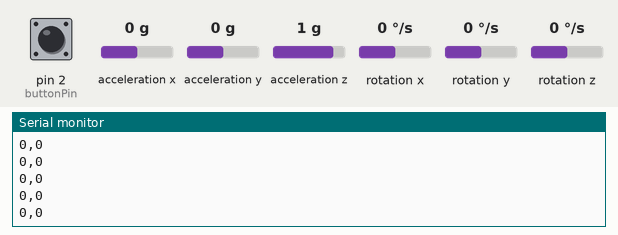
Simulated run of this sketch. Board: Arduino Uno, built with avr-gcc and run on an emulated ATmega328P. Shown: the last lines printed to the serial monitor. Inputs (shaded band) come from the test bench; at power-on: rotation z 0 °/s, pin 2 (buttonPin) HIGH, acceleration x 0 g, acceleration y 0 g, acceleration z 1 g, rotation x 0 °/s, rotation y 0 °/s.

Above: at 4.2 s.
4.3 s: rotation z set to -192 °/s
At 4.8 s:
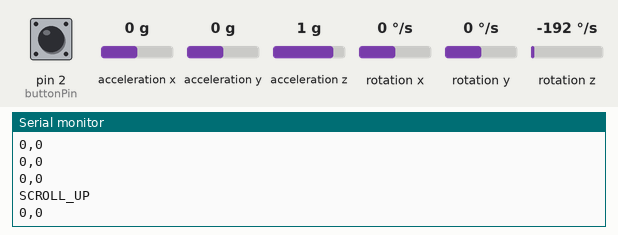
5.9 s: pin 2 (buttonPin) pulled LOW for 0.15 s
7.5 s: rotation z set to 192 °/s
At 8.3 s:
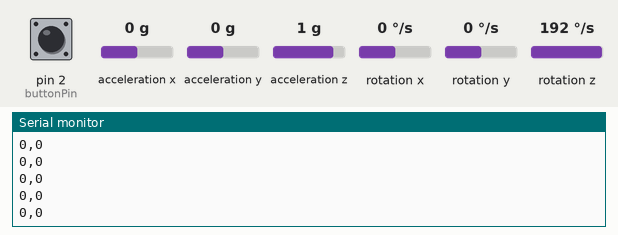
9.1 s: acceleration x set to -1.4 g
At 9.6 s:
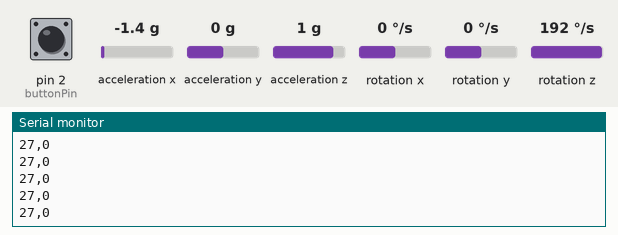
10.6 s: acceleration y set to -1.4 g
At 11.7 s:
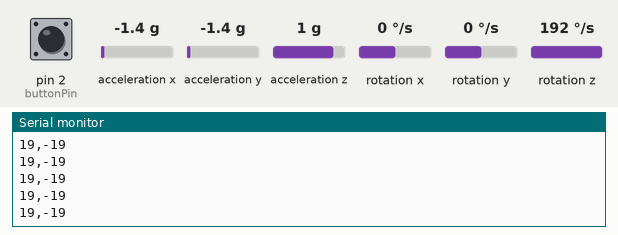
12.1 s: acceleration z set to -1.4 g
At 12.6 s:
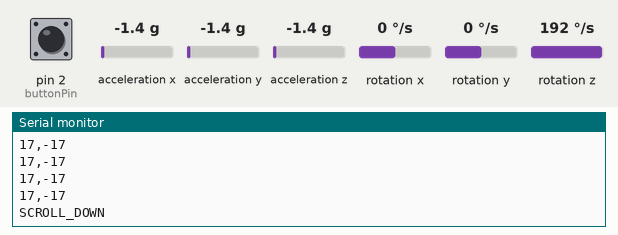
Timing chart, 0 to 14.6 s (numbered marks = the images above; inputs shaded):
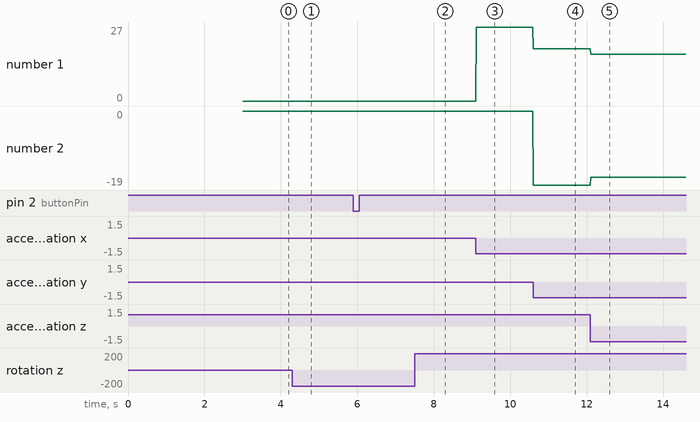

Measured:
- after the input at 4.3 s, the serial monitor: prints a new line at once (image 1)
- after the input at 7.5 s, the serial monitor: prints a new line after 0.05 s (image 2)
- after the input at 9.1 s, the serial monitor: prints a new line at once (image 3)
- after the input at 10.6 s, the serial monitor: prints a new line at once (image 4)
- after the input at 12.1 s, the serial monitor: prints a new line at once (image 5)
- plotted number 1: 0 → 27 after the input at 9.1 s, 27 → 19 after the input at 10.6 s, 19 → 17 after the input at 12.1 s
- plotted number 2: 0 → -19 after the input at 10.6 s, -19 → -17 after the input at 12.1 s

The sketch:

air_mouse.ino
```cpp
#include <Wire.h>
#include <MPU6050_tockn.h>
MPU6050 mpu6050(Wire);

// Button setup
const int buttonPin = 2;
int lastButtonState = HIGH;
unsigned long lastDebounceTime = 0;
const int debounceDelay = 50;

// Sensitivity adjustment
const float sensitivity = 0.5; // Increase for faster cursor movement

// Scroll setup
const float SCROLL_THRESHOLD = 100.0; // Degrees/second sensitivity (adjust as needed)
const int SCROLL_INTERVAL = 100;      // Time between scroll events (ms)
unsigned long lastScrollTime = 0;

// Smooth scrolling filter
#define FILTER_SIZE 5
float gyroZBuffer[FILTER_SIZE];
byte filterIndex = 0;

void setup() {
  Serial.begin(115200);
  Wire.begin();
  mpu6050.begin();
  mpu6050.calcGyroOffsets(true); // Calibrate gyro (keep sensor flat)
  pinMode(buttonPin, INPUT_PULLUP);
}

void loop() {
  mpu6050.update();

  // ========== MOUSE MOVEMENT ==========
  // Get filtered angle values
  float angleX = mpu6050.getAngleX() * sensitivity;
  float angleY = mpu6050.getAngleY() * sensitivity;

  // Map angles to mouse movement (invert Y axis)
  int deltaX = constrain(angleY, -30, 30); // Swap X/Y for natural movement
  int deltaY = constrain(angleX, -30, 30);

  // Dead zone to prevent drift
  if(abs(deltaX) < 2) deltaX = 0;
  if(abs(deltaY) < 2) deltaY = 0;

  // Send mouse movement
  Serial.print(deltaX);
  Serial.print(',');
  Serial.println(deltaY);

  // ========== BUTTON CLICK ==========
  // Handle button click with debouncing
  int reading = digitalRead(buttonPin);
  if (reading != lastButtonState) {
    lastDebounceTime = millis();
  }

  if ((millis() - lastDebounceTime) > debounceDelay) {
    if (reading == LOW) {
      Serial.println("CLICK");
    }
  }
  lastButtonState = reading;

  // ========== SCROLL FUNCTIONALITY ==========
  // Smooth the gyro data
  gyroZBuffer[filterIndex] = mpu6050.getGyroZ();
  filterIndex = (filterIndex + 1) % FILTER_SIZE;

  float filteredGyroZ = 0;
  for(int i=0; i<FILTER_SIZE; i++) {
      filteredGyroZ += gyroZBuffer[i];
  }
  filteredGyroZ /= FILTER_SIZE;

  // Detect scroll motion
  if (abs(filteredGyroZ) > SCROLL_THRESHOLD && (millis() - lastScrollTime) > SCROLL_INTERVAL) {
    if (filteredGyroZ > 0) {
      Serial.println("SCROLL_DOWN");
    } else {
      Serial.println("SCROLL_UP");
    }
    lastScrollTime = millis();
  }

  delay(10);
}
```
